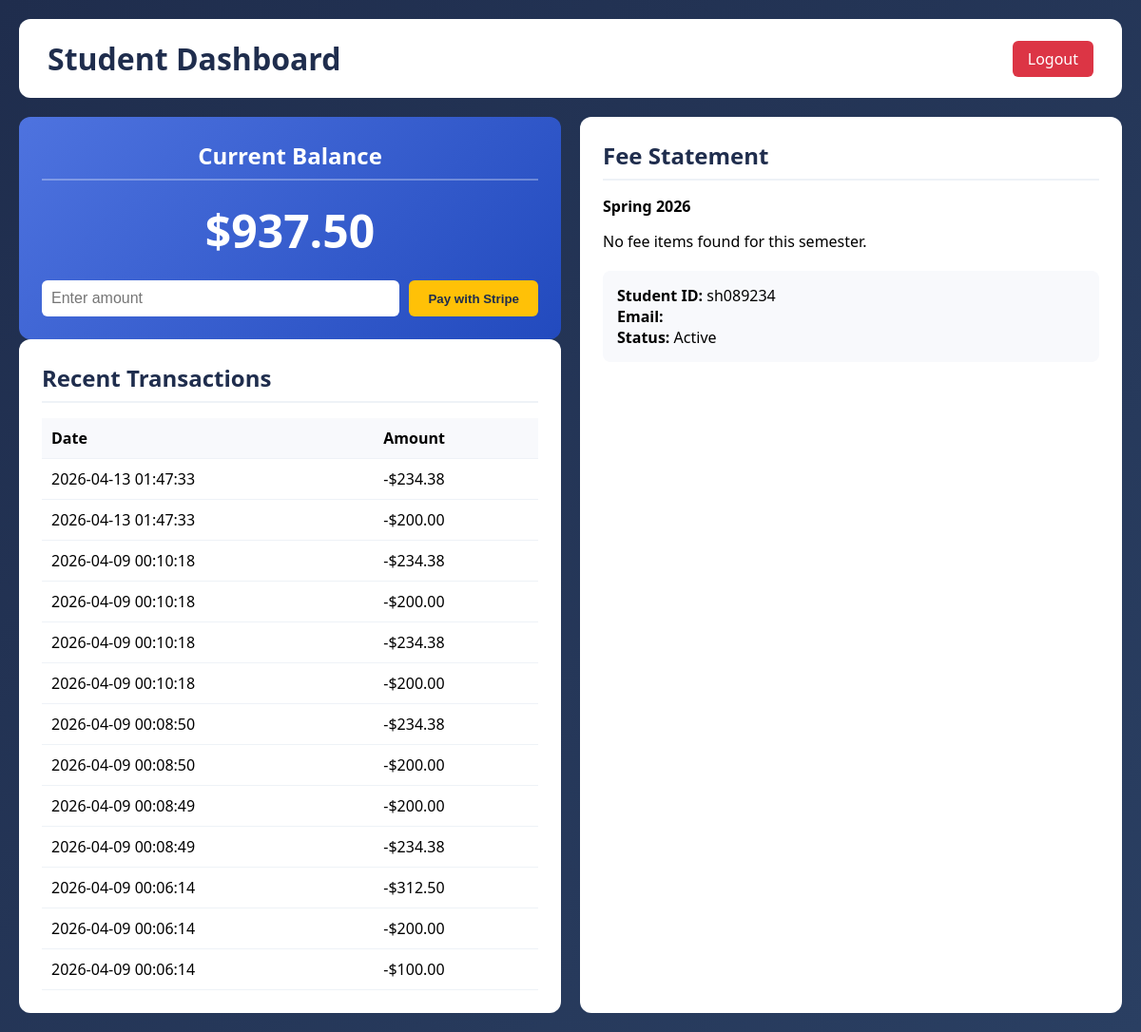
Page /student/dashboard (signed in) on the committed database.
### tables this page shows
CREATE TABLE students (
                id INTEGER PRIMARY KEY AUTOINCREMENT,
                student_id TEXT UNIQUE NOT NULL,
                name TEXT NOT NULL,
                email TEXT UNIQUE NOT NULL,
                password_hash TEXT NOT NULL,
                balance DECIMAL(10,2) DEFAULT 0.00,
                role TEXT DEFAULT 'student',
                created_at TIMESTAMP DEFAULT CURRENT_TIMESTAMP
            );

CREATE TABLE payments (
                id INTEGER PRIMARY KEY AUTOINCREMENT,
                student_id INTEGER NOT NULL,
                amount DECIMAL(10,2) NOT NULL,
                payment_date TIMESTAMP DEFAULT CURRENT_TIMESTAMP,
                mock_mode BOOLEAN DEFAULT 1,
                FOREIGN KEY (student_id) REFERENCES students(id) ON DELETE CASCADE
            );

### app.py (the view)
@app.route("/student/dashboard")
def student_dashboard():
    if "student_id" not in session:
        return redirect(url_for("login"))
    if session.get("role") == "admin":
        return redirect(url_for("admin_dashboard"))
    student_id = session["student_id"]
    payment_message = session.pop("payment_message", None)
    balance_info = tuition_service.get_student_balance(student_id)
    statement = tuition_service.generate_fee_statement(student_id)
    payment_history = tuition_service.get_payment_history(student_id)
    return render_template(
        "student_dashboard.html",
        student=balance_info,
        statement=statement,
        payment_history=payment_history,
        payment_message=payment_message,
        current_year=datetime.now().year,
    )

### models.py (called while the page is built, shortened)
    @staticmethod
    def find_by_student_id(student_id: str) -> Optional["Student"]:
        conn = sqlite3.connect("tuition.db")
        conn.row_factory = sqlite3.Row
        cursor = conn.cursor()
        cursor.execute("SELECT * FROM students WHERE student_id = ?", (student_id,))
        row = cursor.fetchone()
        conn.close()
        if row:
            return Student(
                id=row["id"],
                student_id=row["student_id"],
                name=row["name"],
                email=row["email"],
                password_hash=row["password_hash"],  # ADD this
                balance=row["balance"],
                role=row["role"],
            )
        return None

    def get_payment_history(self) -> list[dict]:
        conn = sqlite3.connect("tuition.db")
        conn.row_factory = sqlite3.Row
        cursor = conn.cursor()
        cursor.execute(
            """
            SELECT amount, payment_date, mock_mode
            FROM payments
            WHERE student_id = ?
            ORDER BY payment_date DESC
        """,
            (self.id,),
        )
        rows = cursor.fetchall()
        conn.close()
        payments = []
        for row in rows:
            payments.append(
                {
                    "amount": row["amount"],
                    "amount_formatted": f"${row['amount']:.2f}",
                    "date": row["payment_date"],
                    "mock_mode": row["mock_mode"],
                }
            )
        return payments

    @staticmethod
    def get_statement(student_id: int, semester: str) -> list["FeeItem"]:
        conn = sqlite3.connect("tuition.db")
        conn.row_factory = sqlite3.Row
        cursor = conn.cursor()
        cursor.execute(
            """
            SELECT * FROM fee_items
            WHERE student_id = ? AND semester = ?
            ORDER BY category, description
        """,
            (student_id, semester),
        )
        rows = cursor.fetchall()
        conn.close()
        items = []
        return items

### services.py (called while the page is built)
    def _get_current_semester(self) -> str:
        now = datetime.now()
        year = now.year
        if now.month <= 5:
            return f"Spring {year}"
        elif now.month <= 8:
            return f"Summer {year}"
        else:
            return f"Fall {year}"

    def _is_on_payment_plan(self, student_id: int) -> bool:
        return student_id in self._active_plans

### templates/student_dashboard.html (shortened to what this page needs)
<!DOCTYPE html>
<html lang="en">
<head>
</head>
<body>
    <div class="container">
        <div class="header">
            <h1>Student Dashboard</h1>
            <a href="/logout" class="logout-btn">Logout</a>
        </div>
        <div class="dashboard-grid">
            <div>
                <div class="card balance-card">
                    <h2>Current Balance</h2>
                    <div class="balance-amount" id="balance-amount">
                        {% if student %}
                        ${{ "%.2f"|format(student.balance) }}
                        {% else %}
                        $0.00
                        {% endif %}
                    </div>
                    <div class="payment-form">
                        <input type="number" id="payment-amount" class="payment-input" placeholder="Enter amount"
                            step="0.01">
                        <button class="pay-btn" onclick="makeStripePayment()">Pay with Stripe</button>
                    </div>
                </div>
                <div class="card">
                    <h2>Recent Transactions</h2>
                    <table>
                        <thead>
                            <tr>
                                <th>Date</th>
                                <th>Amount</th>
                            </tr>
                        </thead>
                        <tbody id="transactions-body">
                            {% if payment_history and payment_history.payments %}
                            {% for p in payment_history.payments %}
                            <tr>
                                <td>{{ p.date }}</td>
                                <td>-${{ "%.2f"|format(p.amount) }}</td>
                            </tr>
                            {% endfor %}
                            {% else %}
                            <tr>
                                <td colspan="2">No transactions yet</td>
                            </tr>
                            {% endif %}
                        </tbody>
                    </table>
                </div>
            </div>
            <div class="card">
                <h2>Fee Statement</h2>
                {% if statement %}
                <p><strong>{{ statement.semester }}</strong></p>
                <div style="margin-top: 15px;">
                    {% if statement.fee_items and statement.fee_items|length > 0 %}
                    {% for fee_item in statement.fee_items %}
                    <div class="statement-row">
                        <span>{{ fee_item.description }}</span>
                        <span>{{ fee_item.amount_formatted }}</span>
                    </div>
                    {% endfor %}
                    <div class="statement-total">
                        <span>Total Due:</span>
                        <span>{{ statement.current_balance_formatted }}</span>
                    </div>
                    {% else %}
                    <p>No fee items found for this semester.</p>
                    {% endif %}
                </div>
                {% else %}
                <p>Unable to load fee statement.</p>
                {% endif %}
                {% if student %}
                <div class="summary-box">
                    <p><strong>Student ID:</strong> {{ student.student_id }}</p>
                    <p><strong>Email:</strong> {{ student.email }}</p>
                    <p><strong>Status:</strong> Active</p>
                </div>
                {% endif %}
            </div>
        </div>
    </div>
</body>
</html>

### templates/student_dashboard.html (style rules this page uses)
* { margin: 0; padding: 0; box-sizing: border-box; }
body { font-family: 'Segoe UI', Tahoma, Geneva, Verdana, sans-serif; background: linear-gradient(135deg, #1f2d4d 0%, #2a3f62 100%); min-height: 100vh; padding: 20px; }
.container { max-width: 1200px; margin: 0 auto; }
.header { background: white; border-radius: 12px; padding: 20px 30px; margin-bottom: 20px; display: flex; justify-content: space-between; align-items: center; }
.header h1 { color: #1f2d4d; }
.logout-btn { background: #dc3545; color: white; padding: 8px 16px; text-decoration: none; border-radius: 6px; }
.dashboard-grid { display: grid; grid-template-columns: 1fr 1fr; gap: 20px; }
.card { background: white; border-radius: 12px; padding: 24px; }
.card h2 { color: #1f2d4d; margin-bottom: 16px; padding-bottom: 8px; border-bottom: 2px solid #eef2f7; }
.balance-card { background: linear-gradient(135deg, #4e73df 0%, #224abe 100%); color: white; text-align: center; }
.balance-card h2 { color: white; border-bottom-color: rgba(255, 255, 255, 0.3); }
.balance-amount { font-size: 48px; font-weight: bold; margin: 20px 0; }
.payment-form { display: flex; gap: 10px; margin-top: 15px; }
.payment-input { flex: 1; padding: 10px; border: none; border-radius: 6px; font-size: 16px; }
.pay-btn { background: #ffc107; color: #1f2d4d; border: none; padding: 10px 20px; border-radius: 6px; cursor: pointer; font-weight: bold; }
table { width: 100%; border-collapse: collapse; }
th, td { padding: 10px; text-align: left; border-bottom: 1px solid #eef2f7; }
th { background: #f8f9fc; }
.summary-box { background: #f8f9fc; padding: 15px; border-radius: 8px; margin-top: 20px; }

### rows in the picture
students: balance "937.50", student_id "sh089234"
payments: date "2026-04-13 01:47:33", amount "234.38"
payments: date "2026-04-13 01:47:33", amount "200.00"
payments: date "2026-04-09 00:10:18", amount "234.38"
payments: date "2026-04-09 00:10:18", amount "200.00"
payments: date "2026-04-09 00:10:18", amount "234.38"
payments: date "2026-04-09 00:10:18", amount "200.00"
payments: date "2026-04-09 00:08:50", amount "234.38"
payments: date "2026-04-09 00:08:50", amount "200.00"
payments: date "2026-04-09 00:08:49", amount "200.00"
payments: date "2026-04-09 00:08:49", amount "234.38"
payments: date "2026-04-09 00:06:14", amount "312.50"
payments: date "2026-04-09 00:06:14", amount "200.00"
payments: date "2026-04-09 00:06:14", amount "100.00"

### other values in the picture
{{ statement.semester }} "Spring 2026"
